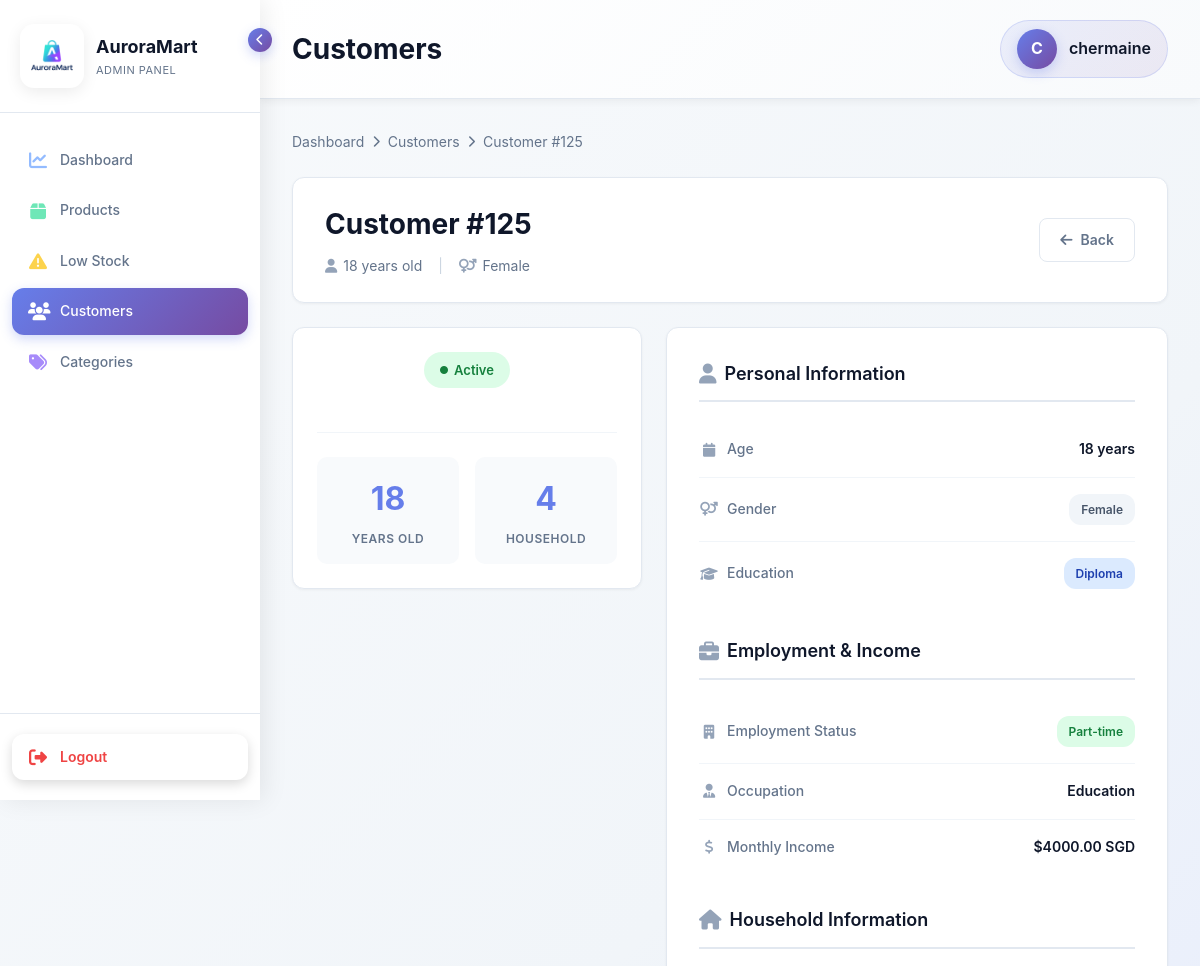
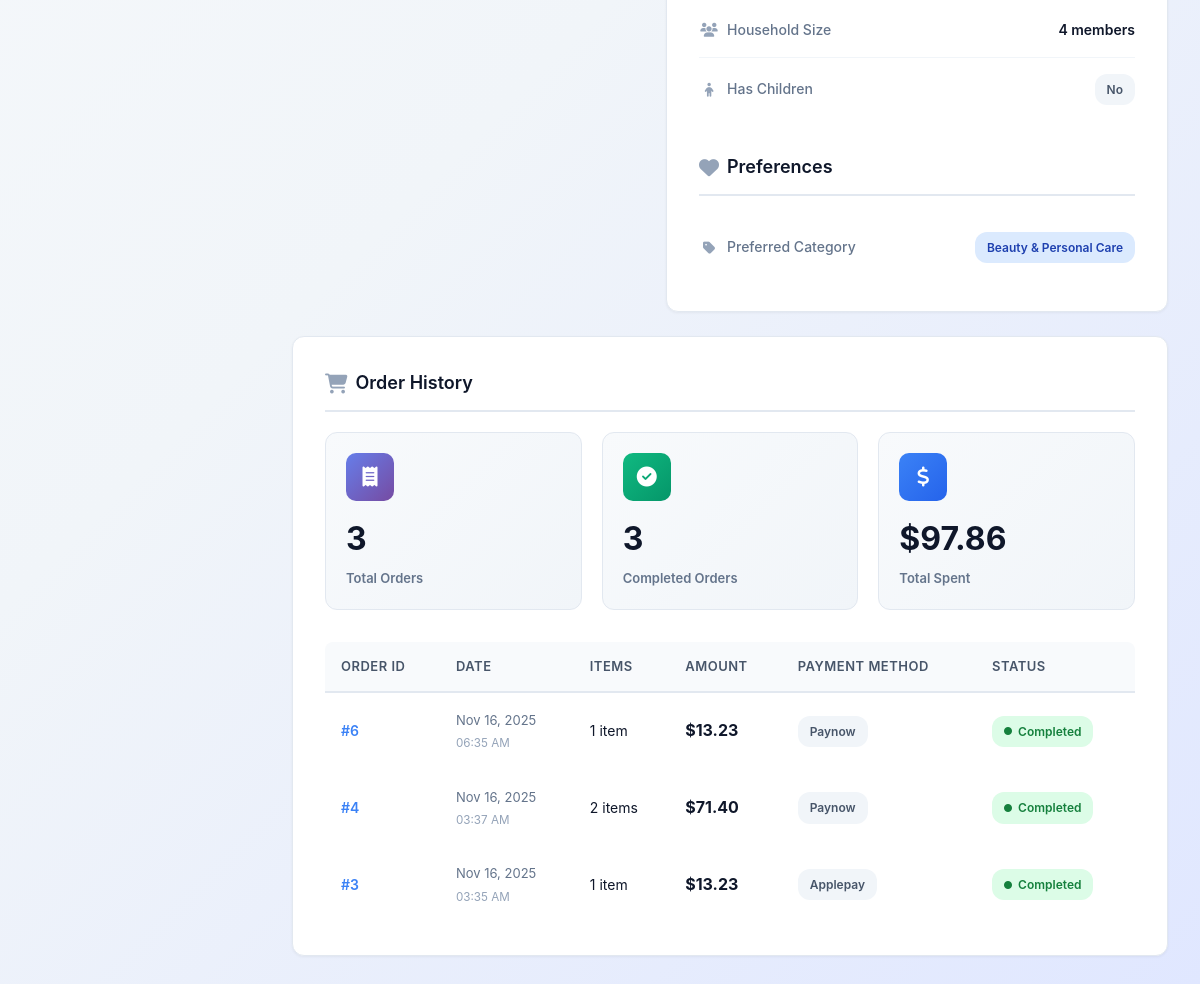
The app's page /adminpanel/customers/125/ (signed in) with its own data (2 pictures, top to bottom).
### storefront/models.py (models this page shows, shortened)
class Customer(AbstractUser):
    username = models.CharField(
        max_length=150,
        unique=True,
        help_text='Required. 150 characters or fewer. Any characters allowed.',
        validators=[],  # No validators - allow any characters
        error_messages={
            'unique': "A user with that username already exists.",
        },
    )
    age = models.IntegerField(null=True, blank=True)
    gender = models.CharField(max_length=20, blank=True)
    employment_status = models.CharField(max_length=50, blank=True)
    occupation = models.CharField(max_length=100, blank=True)
    education = models.CharField(max_length=100, blank=True)
    household_size = models.IntegerField(null=True, blank=True)
    has_children = models.BooleanField(default=False)
    monthly_income_sgd = models.DecimalField(max_digits=10, decimal_places=2, null=True, blank=True, default=None)
    preferred_category = models.ForeignKey(Category, on_delete=models.SET_NULL, null=True, blank=True)

class Category(models.Model):
    name = models.CharField(max_length=100)
    description = models.TextField(blank=True)

class Order(models.Model):
    customer = models.ForeignKey(Customer, on_delete=models.CASCADE)
    created_at = models.DateTimeField(auto_now_add=True)
    completed = models.BooleanField(default=False)
    total_amount = models.DecimalField(max_digits=10, decimal_places=2, default=0.00)
    shipping_address = models.TextField(blank=True, null=True)
    payment_method = models.CharField(max_length=50, default='card')

### adminpanel/views/customer_views.py (the view)
# urls.py: path('customers/<int:pk>/', customer_views.customer_detail, name='customer_detail'),
@login_required(login_url='adminpanel:login')
@user_passes_test(is_staff_user, login_url='adminpanel:login')
def customer_detail(request, pk):
    customer = get_object_or_404(Customer, pk=pk)
    orders = Order.objects.filter(customer=customer).order_by('-created_at')
    total_orders = orders.count()
    total_spent = orders.aggregate(total=Sum('total_amount'))['total'] or 0
    completed_orders = orders.filter(completed=True).count()
    context = {
        'customer': customer,
        'orders': orders,
        'total_orders': total_orders,
        'total_spent': total_spent,
        'completed_orders': completed_orders,
    }
    return render(request, 'adminpanel/customer/customer_detail.html', context)

### adminpanel/views/customer_views.py (called while the page is built)
def is_staff_user(user):
    return user.is_authenticated and user.is_staff

### storefront/views.py (called while the page is built)
def cart_count(request):
    cart = request.session.get('cart', {})
    total_items = sum(int(qty) for qty in cart.values())
    return {
        'cart_count': total_items
    }

### adminpanel/templates/adminpanel/customer/customer_detail.html (shortened to what this page needs)
{% extends "adminpanel/base.html" %}
{% block page_title %}Customers{% endblock %}
{% block content %}
<div class="breadcrumb">
    <a href="{% url 'adminpanel:dashboard' %}">Dashboard</a>
    <i class="fas fa-chevron-right"></i>
    <a href="{% url 'adminpanel:customer_list' %}">Customers</a>
    <i class="fas fa-chevron-right"></i>
    <span>Customer #{{ customer.id }}</span>
</div>
<div class="customer-header">
    <div class="customer-title-section">
        <h1>Customer #{{ customer.id }}</h1>
        <div class="customer-meta">
            <span><i class="fas fa-user"></i> {{ customer.age }} years old</span>
            <span class="divider">|</span>
            <span><i class="fas fa-venus-mars"></i> {{ customer.gender }}</span>
        </div>
    </div>
    <div class="customer-actions">
        <a href="{% url 'adminpanel:customer_list' %}" class="btn btn-secondary">
            <i class="fas fa-arrow-left"></i> Back
        </a>
    </div>
</div>
<div class="content-grid">
    <div class="image-card">
        <div class="status-badge {% if customer.is_active %}active{% else %}inactive{% endif %}">
            <i class="fas fa-circle"></i>
            {% if customer.is_active %}Active{% else %}Inactive{% endif %}
        </div>
        <div class="quick-stats">
            <div class="quick-stat">
                <div class="quick-stat-value">{{ customer.age }}</div>
                <div class="quick-stat-label">Years Old</div>
            </div>
            <div class="quick-stat">
                <div class="quick-stat-value">{{ customer.household_size }}</div>
                <div class="quick-stat-label">Household</div>
            </div>
        </div>
    </div>
    <div class="details-card">
        <div class="section-title">
            <i class="fas fa-user"></i>
            Personal Information
        </div>
        <ul class="detail-list">
            <li class="detail-item">
                <span class="detail-label">
                    <i class="fas fa-calendar"></i>
                    Age
                </span>
                <span class="detail-value">{% if customer.age %}{{ customer.age }} years{% else %}<span class="text-muted">Not specified</span>{% endif %}</span>
            </li>
            <li class="detail-item">
                <span class="detail-label">
                    <i class="fas fa-venus-mars"></i>
                    Gender
                </span>
                <span class="detail-value">
                    {% if customer.gender %}
                    <span class="badge badge-secondary">{{ customer.gender }}</span>
                    {% else %}
                    <span class="text-muted">Not specified</span>
                    {% endif %}
                </span>
            </li>
            <li class="detail-item">
                <span class="detail-label">
                    <i class="fas fa-graduation-cap"></i>
                    Education
                </span>
                <span class="detail-value">
                    {% if customer.education %}
                    <span class="badge badge-primary">{{ customer.education }}</span>
                    {% else %}
                    <span class="text-muted">Not specified</span>
                    {% endif %}
                </span>
            </li>
        </ul>
        <div class="section-title" style="margin-top: 32px;">
            <i class="fas fa-briefcase"></i>
            Employment & Income
        </div>
        <ul class="detail-list">
            <li class="detail-item">
                <span class="detail-label">
                    <i class="fas fa-building"></i>
                    Employment Status
                </span>
                <span class="detail-value">
                    {% if customer.employment_status %}
                    <span class="badge badge-success">{{ customer.employment_status }}</span>
                    {% else %}
                    <span class="text-muted">Not specified</span>
                    {% endif %}
                </span>
            </li>
            <li class="detail-item">
                <span class="detail-label">
                    <i class="fas fa-user-tie"></i>
                    Occupation
                </span>
                <span class="detail-value">{% if customer.occupation %}{{ customer.occupation }}{% else %}<span class="text-muted">Not specified</span>{% endif %}</span>
            </li>
            <li class="detail-item">
                <span class="detail-label">
                    <i class="fas fa-dollar-sign"></i>
                    Monthly Income
                </span>
                <span class="detail-value highlight">{% if customer.monthly_income_sgd %}${{ customer.monthly_income_sgd|floatformat:2 }} SGD{% else %}<span class="text-muted">Not specified</span>{% endif %}</span>
            </li>
        </ul>
        <div class="section-title" style="margin-top: 32px;">
            <i class="fas fa-home"></i>
            Household Information
        </div>
        <ul class="detail-list">
            <li class="detail-item">
                <span class="detail-label">
                    <i class="fas fa-users"></i>
                    Household Size
                </span>
                <span class="detail-value">{% if customer.household_size %}{{ customer.household_size }} member{{ customer.household_size|pluralize }}{% else %}<span class="text-muted">Not specified</span>{% endif %}</span>
            </li>
            <li class="detail-item">
                <span class="detail-label">
                    <i class="fas fa-child"></i>
                    Has Children
                </span>
                <span class="detail-value">
                    {% if customer.has_children %}
                        <span class="badge badge-success">Yes</span>
                    {% else %}
                        <span class="badge badge-secondary">No</span>
                    {% endif %}
                </span>
            </li>
        </ul>
        <div class="section-title" style="margin-top: 32px;">
            <i class="fas fa-heart"></i>
            Preferences
        </div>
        <ul class="detail-list">
            <li class="detail-item">
                <span class="detail-label">
                    <i class="fas fa-tag"></i>
                    Preferred Category
                </span>
                <span class="detail-value">
                    {% if customer.preferred_category %}
                    <span class="badge badge-primary">{{ customer.preferred_category.name }}</span>
                    {% else %}
                    <span class="text-muted">Not specified</span>
                    {% endif %}
                </span>
            </li>
        </ul>
    </div>
</div>
<div class="orders-section">
    <div class="section-title">
        <i class="fas fa-shopping-cart"></i>
        Order History
    </div>
    <div class="stats-grid">
        <div class="stat-card">
            <div class="stat-icon purple">
                <i class="fas fa-receipt"></i>
            </div>
            <div class="stat-value">{{ total_orders }}</div>
            <div class="stat-label">Total Orders</div>
        </div>
        <div class="stat-card">
            <div class="stat-icon green">
                <i class="fas fa-check-circle"></i>
            </div>
            <div class="stat-value">{{ completed_orders }}</div>
            <div class="stat-label">Completed Orders</div>
        </div>
        <div class="stat-card">
            <div class="stat-icon blue">
                <i class="fas fa-dollar-sign"></i>
            </div>
            <div class="stat-value">${{ total_spent|floatformat:2 }}</div>
            <div class="stat-label">Total Spent</div>
        </div>
    </div>
    {% if orders %}
    <table class="orders-table">
        <thead>
            <tr>
                <th>Order ID</th>
                <th>Date</th>
                <th>Items</th>
                <th>Amount</th>
                <th>Payment Method</th>
                <th>Status</th>
            </tr>
        </thead>
        <tbody>
            {% for order in orders %}
            <tr>
                <td>
                    <span class="order-id">#{{ order.id }}</span>
                </td>
                <td>
                    <span class="order-date">{{ order.created_at|date:"M d, Y" }}</span><br>
                    <small style="color: #94a3b8;">{{ order.created_at|date:"h:i A" }}</small>
                </td>
                <td>
                    {{ order.items.count }} item{{ order.items.count|pluralize }}
                </td>
                <td>
                    <span class="order-amount">${{ order.total_amount|floatformat:2 }}</span>
                </td>
                <td>
                    <span class="badge badge-secondary">{{ order.payment_method|title }}</span>
                </td>
                <td>
                    <span class="order-status {% if order.completed %}completed{% else %}pending{% endif %}">
                        <i class="fas fa-circle"></i>
                        {% if order.completed %}Completed{% else %}Pending{% endif %}
                    </span>
                </td>
            </tr>
            {% endfor %}
        </tbody>
    </table>
    {% else %}
    <div class="empty-orders">
        <i class="fas fa-shopping-bag"></i>
        <h3>No Orders Yet</h3>
        <p>This customer hasn't placed any orders.</p>
    </div>
    {% endif %}
</div>
{% endblock %}

### adminpanel/templates/adminpanel/base.html (shortened to what this page needs)
<!DOCTYPE html>
<html lang="en">
<head>
    {% load static %}
    <link rel="stylesheet" href="https://cdnjs.cloudflare.com/ajax/libs/font-awesome/6.4.0/css/all.min.css">
</head>
<body>
    <div class="sidebar" id="sidebar">
        <div class="sidebar-header">
            <div class="sidebar-logo">
                <img src="{% static 'images/Auroramart-logo.png' %}" alt="AuroraMart Logo">
            </div>
            <div class="sidebar-brand">
                <div class="brand-name">AuroraMart</div>
                <div class="brand-subtitle">Admin Panel</div>
            </div>
            <div class="sidebar-toggle" onclick="toggleSidebar()">
                <i class="fas fa-chevron-left"></i>
            </div>
        </div>
        <nav class="sidebar-nav">
            <div class="nav-item">
                <a href="{% url 'adminpanel:dashboard' %}" class="nav-link {% if request.resolver_match.url_name == 'dashboard' %}active{% endif %}">
                    <i class="fas fa-chart-line"></i>
                    <span class="nav-text">Dashboard</span>
                </a>
            </div>
            <div class="nav-item">
                <a href="{% url 'adminpanel:product_list' %}" class="nav-link {% if 'product' in request.resolver_match.url_name %}active{% endif %}">
                    <i class="fas fa-box"></i>
                    <span class="nav-text">Products</span>
                </a>
            </div>
            <div class="nav-item">
                <a href="{% url 'adminpanel:low_stock' %}" class="nav-link {% if request.resolver_match.url_name == 'low_stock' %}active{% endif %}">
                    <i class="fas fa-exclamation-triangle"></i>
                    <span class="nav-text">Low Stock</span>
                </a>
            </div>
            <div class="nav-item">
                <a href="{% url 'adminpanel:customer_list' %}" class="nav-link {% if 'customer' in request.resolver_match.url_name %}active{% endif %}">
                    <i class="fas fa-users"></i>
                    <span class="nav-text">Customers</span>
                </a>
            </div>
            <div class="nav-item">
                <a href="{% url 'adminpanel:category_list' %}" class="nav-link {% if 'category' in request.resolver_match.url_name %}active{% endif %}">
                    <i class="fas fa-tags"></i>
                    <span class="nav-text">Categories</span>
                </a>
            </div>
        </nav>
        <div class="sidebar-footer">
            {% if user.is_authenticated %}
            <a href="{% url 'adminpanel:logout' %}" class="logout-link">
                <i class="fas fa-sign-out-alt"></i>
                <span class="nav-text">Logout</span>
            </a>
            {% endif %}
        </div>
    </div>
    <div class="main-content">
        <div class="topbar">
            <h1 class="page-title">{% block page_title %}Dashboard{% endblock %}</h1>
            {% if user.is_authenticated %}
            <div class="user-info">
                <div class="user-avatar">{{ user.username|slice:":1"|upper }}</div>
                <span class="user-name">{{ user.username }}</span>
            </div>
            {% endif %}
        </div>
        <div class="content-wrapper">
            {% block content %}{% endblock %}
        </div>
    </div>
</body>
</html>

### records on screen
Customer: username "C", username "chermaine"
Customer: id "125", age "18", gender "Female", household_size "4", education "Diploma", employment_status "Part-time", occupation "Education", monthly_income_sgd "4000.00", preferred_category.name "Beauty & Personal Care"
Order: id "6", created_at "Nov 16, 2025", created_at "06:35 AM", items.count "1", total_amount "13.23", payment_method "Paynow", completed "Completed"
Order: id "4", created_at "Nov 16, 2025", created_at "03:37 AM", items.count "2", total_amount "71.40", payment_method "Paynow", completed "Completed"
Order: id "3", created_at "Nov 16, 2025", created_at "03:35 AM", items.count "1", total_amount "13.23", payment_method "Applepay", completed "Completed"

### other values on screen
{{ total_orders }} "3"
{{ completed_orders }} "3"
{{ total_spent|floatformat:2 }} "97.86"
